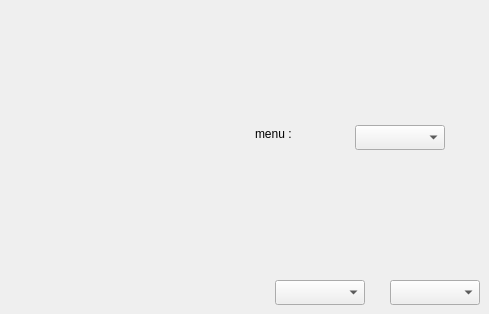
      <widget class="QWidget" name="tab_19">
       <attribute name="title">
        <string>caMenu</string>
       </attribute>
       <widget class="QLabel" name="label_7">
        <property name="geometry">
         <rect>
          <x>255</x>
          <y>125</y>
          <width>61</width>
          <height>17</height>
         </rect>
        </property>
        <property name="text">
         <string>menu :</string>
        </property>
       </widget>
       <widget class="caMenu" name="caMenu_1">
        <property name="geometry">
         <rect>
          <x>355</x>
          <y>125</y>
          <width>90</width>
          <height>25</height>
         </rect>
        </property>
        <property name="channel" stdset="0">
         <string notr="true">QTDM:TEST:MBBO</string>
        </property>
        <property name="colorMode">
         <enum>caMenu::Static</enum>
        </property>
        <property name="labelDisplay">
         <bool>true</bool>
        </property>
       </widget>
       <widget class="caMenu" name="caMenu_4">
        <property name="geometry">
         <rect>
          <x>390</x>
          <y>280</y>
          <width>90</width>
          <height>25</height>
         </rect>
        </property>
        <property name="channel" stdset="0">
         <string notr="true">QTDM:TEST:MBBO</string>
        </property>
        <property name="colorMode">
         <enum>caMenu::Static</enum>
        </property>
        <property name="foreground">
         <color>
          <red>255</red>
          <green>255</green>
          <blue>0</blue>
         </color>
        </property>
        <property name="background">
         <color>
          <red>255</red>
          <green>85</green>
          <blue>0</blue>
         </color>
        </property>
        <property name="labelDisplay">
         <bool>false</bool>
        </property>
       </widget>
       <widget class="caMenu" name="caMenu_5">
        <property name="geometry">
         <rect>
          <x>275</x>
          <y>280</y>
          <width>90</width>
          <height>25</height>
         </rect>
        </property>
        <property name="channel" stdset="0">
         <string notr="true">QTDM:TEST:MBBO</string>
        </property>
        <property name="colorMode">
         <enum>caMenu::Static</enum>
        </property>
        <property name="foreground">
         <color>
          <red>255</red>
          <green>255</green>
          <blue>0</blue>
         </color>
        </property>
        <property name="background">
         <color>
          <red>255</red>
          <green>85</green>
          <blue>0</blue>
         </color>
        </property>
        <property name="labelDisplay">
         <bool>true</bool>
        </property>
       </widget>
      </widget>
